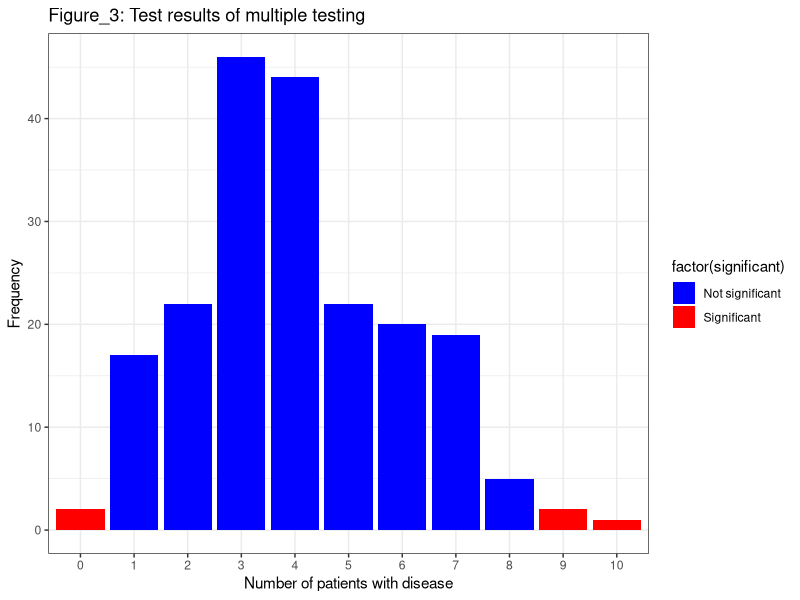

The R script that drew this image:
## ---- chunk 1
#For known parameters (n=100, p=0.04), we calculates the the chances of getting the 9 individuals that indeed suffered from the disease. 
n = 100 # number of test persons
p = 0.04 # Known prevalence of the disease in the general population
dbinom(x=9, size=n, prob=p)
## ---- chunk 2
library(tidyverse)
## ---- chunk 3
#H0 is true: disease prevalence = 4%
set.seed(33)

# Generate simulated data
data <- table(rbinom(n=200, size=100, prob=0.04)) %>%
  data.frame() %>%
  mutate(number = as.numeric(as.character(Var1))) %>%
  mutate(significant = ifelse(number < qbinom(0.025, size=100, prob=0.04) | number > qbinom(0.975, size=100, prob=0.04), 1, 0))

# Plot the data
data %>%
  ggplot(aes(Var1, Freq, fill = factor(significant))) +
  geom_col() +
  theme_bw() +
  labs(title="Figure_3: Test results of multiple testing ", x = "Number of patients with disease", y = "Frequency") +
  scale_fill_manual(values = c("0" = "blue", "1" = "red"),
                    labels = c("Not significant", "Significant"))

